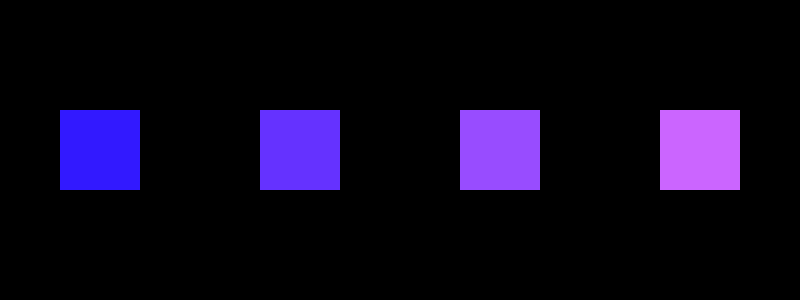
Frame 1 (no input)
Frame 2 (the mouse pressed at the canvas centre, redrawn once): identical to frame 1, image omitted

The Processing sketch that drew this single still picture (run headless with seeded random() and noise(); the mouse was pressed at the canvas centre and the sketch redrawn once):

// Processing sketch: sketch_05_colour_in_loops
// ── sketch_05_colour_in_loops.pde
void setup()
{
  size(800, 300);
  background(0);
  noLoop();          //only draw a single frame
  noStroke();
  rectMode(CENTER);  //specify rectangle coordinates from the center
}


void draw()
{ 
  int count =  0; 
  while(count < 4)
  {
    int x = (count * 200) + 100; 

    int myColor = (int)map(count, 0, 4, 50, 255);  //here we're remapping a value of 0 - 3 to 50 - 255
    //notice that as the map function returns a float we need to 
    //cast the value to an int in order to store it in myColour
    fill(myColor, myColor/2, 255);                //use myColour to vary colour through out the loop

    rect(x, height/2, width/10, width /10);       //draw the rectangle
     
    count++; 
  }
  
}
